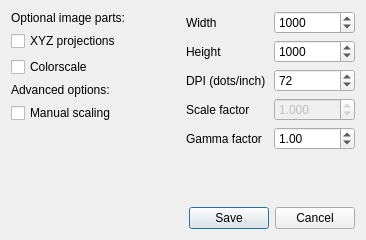
<?xml version="1.0" encoding="UTF-8"?>
<ui version="4.0">
 <class>ProjectionDialog</class>
 <widget class="QDialog" name="ProjectionDialog">
  <property name="windowModality">
   <enum>Qt::ApplicationModal</enum>
  </property>
  <property name="geometry">
   <rect>
    <x>0</x>
    <y>0</y>
    <width>366</width>
    <height>240</height>
   </rect>
  </property>
  <property name="windowTitle">
   <string>Screenshot</string>
  </property>
  <property name="modal">
   <bool>true</bool>
  </property>
  <layout class="QVBoxLayout" name="verticalLayout_2">
   <item>
    <layout class="QHBoxLayout" name="horizontalLayout_5">
     <item>
      <layout class="QVBoxLayout" name="verticalLayout">
       <item>
        <widget class="QLabel" name="labelParts">
         <property name="text">
          <string>Optional image parts:</string>
         </property>
        </widget>
       </item>
       <item>
        <widget class="QCheckBox" name="includeXYZProjection">
         <property name="text">
          <string>XYZ projections</string>
         </property>
         <property name="tristate">
          <bool>false</bool>
         </property>
        </widget>
       </item>
       <item>
        <widget class="QCheckBox" name="includeColorscale">
         <property name="text">
          <string>Colorscale</string>
         </property>
        </widget>
       </item>
       <item>
        <widget class="QLabel" name="labelAdvanced">
         <property name="text">
          <string>Advanced options:</string>
         </property>
        </widget>
       </item>
       <item>
        <widget class="QCheckBox" name="manualScaling">
         <property name="text">
          <string>Manual scaling</string>
         </property>
         <property name="tristate">
          <bool>false</bool>
         </property>
        </widget>
       </item>
       <item>
        <spacer name="verticalSpacer">
         <property name="orientation">
          <enum>Qt::Vertical</enum>
         </property>
         <property name="sizeHint" stdset="0">
          <size>
           <width>139</width>
           <height>277</height>
          </size>
         </property>
        </spacer>
       </item>
      </layout>
     </item>
     <item>
      <layout class="QGridLayout" name="gridLayout">
       <property name="horizontalSpacing">
        <number>6</number>
       </property>
       <item row="4" column="0">
        <widget class="QLabel" name="label_5">
         <property name="toolTip">
          <string>&lt;html&gt;&lt;head/&gt;&lt;body&gt;&lt;p&gt;For experts: Set Gamma factor of PNG format. Using 1.0 here will not set the Gamma correction in the file, which seems to work best on most systems today.&lt;/p&gt;&lt;/body&gt;&lt;/html&gt;</string>
         </property>
         <property name="text">
          <string>Gamma factor</string>
         </property>
        </widget>
       </item>
       <item row="2" column="0">
        <widget class="QLabel" name="label_3">
         <property name="toolTip">
          <string>&lt;html&gt;&lt;head/&gt;&lt;body&gt;&lt;p&gt;Resolution in dots per inch (DPI) in prints. Depending on the size of the print, values of 300 to 600 DPI may be appropriate.&lt;/p&gt;&lt;/body&gt;&lt;/html&gt;</string>
         </property>
         <property name="text">
          <string>DPI (dots/inch)</string>
         </property>
        </widget>
       </item>
       <item row="0" column="1">
        <widget class="QSpinBox" name="widthSpinner">
         <property name="toolTip">
          <string>&lt;html&gt;&lt;head/&gt;&lt;body&gt;&lt;p&gt;Width of the image in pixels.&lt;/p&gt;&lt;/body&gt;&lt;/html&gt;</string>
         </property>
         <property name="suffix">
          <string/>
         </property>
         <property name="minimum">
          <number>1</number>
         </property>
         <property name="maximum">
          <number>16768</number>
         </property>
         <property name="value">
          <number>1000</number>
         </property>
        </widget>
       </item>
       <item row="1" column="1">
        <widget class="QSpinBox" name="heightSpinner">
         <property name="toolTip">
          <string>&lt;html&gt;&lt;head/&gt;&lt;body&gt;&lt;p&gt;Height of the image in pixels.&lt;/p&gt;&lt;/body&gt;&lt;/html&gt;</string>
         </property>
         <property name="suffix">
          <string/>
         </property>
         <property name="minimum">
          <number>1</number>
         </property>
         <property name="maximum">
          <number>16768</number>
         </property>
         <property name="value">
          <number>1000</number>
         </property>
        </widget>
       </item>
       <item row="1" column="0">
        <widget class="QLabel" name="label_2">
         <property name="toolTip">
          <string>&lt;html&gt;&lt;head/&gt;&lt;body&gt;&lt;p&gt;Height of the image in pixels.&lt;/p&gt;&lt;/body&gt;&lt;/html&gt;</string>
         </property>
         <property name="text">
          <string>Height</string>
         </property>
        </widget>
       </item>
       <item row="2" column="1">
        <widget class="QSpinBox" name="dpiSpinner">
         <property name="toolTip">
          <string>&lt;html&gt;&lt;head/&gt;&lt;body&gt;&lt;p&gt;Resolution in dots per inch (DPI) in prints. Depending on the size of the print, values of 300 to 600 DPI may be appropriate.&lt;/p&gt;&lt;/body&gt;&lt;/html&gt;</string>
         </property>
         <property name="minimum">
          <number>1</number>
         </property>
         <property name="maximum">
          <number>30000</number>
         </property>
         <property name="value">
          <number>72</number>
         </property>
        </widget>
       </item>
       <item row="3" column="0">
        <widget class="QLabel" name="label_4">
         <property name="text">
          <string>Scale factor</string>
         </property>
        </widget>
       </item>
       <item row="3" column="1">
        <widget class="QDoubleSpinBox" name="scaleSpinner">
         <property name="enabled">
          <bool>false</bool>
         </property>
         <property name="decimals">
          <number>3</number>
         </property>
         <property name="minimum">
          <double>0.001000000000000</double>
         </property>
         <property name="maximum">
          <double>100.000000000000000</double>
         </property>
         <property name="value">
          <double>1.000000000000000</double>
         </property>
        </widget>
       </item>
       <item row="0" column="0">
        <widget class="QLabel" name="label">
         <property name="toolTip">
          <string>&lt;html&gt;&lt;head/&gt;&lt;body&gt;&lt;p&gt;Width of the image in pixels.&lt;/p&gt;&lt;/body&gt;&lt;/html&gt;</string>
         </property>
         <property name="text">
          <string>Width</string>
         </property>
        </widget>
       </item>
       <item row="4" column="1">
        <widget class="QDoubleSpinBox" name="gammaSpinner">
         <property name="toolTip">
          <string>&lt;html&gt;&lt;head/&gt;&lt;body&gt;&lt;p&gt;For experts: Set Gamma factor of PNG format. Using 1.0 here will not set the Gamma correction in the file, which seems to work best on most systems today.&lt;/p&gt;&lt;/body&gt;&lt;/html&gt;</string>
         </property>
         <property name="decimals">
          <number>2</number>
         </property>
         <property name="maximum">
          <double>5.000000000000000</double>
         </property>
         <property name="singleStep">
          <double>0.050000000000000</double>
         </property>
         <property name="value">
          <double>1.000000000000000</double>
         </property>
        </widget>
       </item>
       <item row="5" column="0">
        <spacer name="verticalSpacer_2">
         <property name="orientation">
          <enum>Qt::Vertical</enum>
         </property>
         <property name="sizeHint" stdset="0">
          <size>
           <width>20</width>
           <height>40</height>
          </size>
         </property>
        </spacer>
       </item>
      </layout>
     </item>
    </layout>
   </item>
   <item>
    <layout class="QHBoxLayout" name="horizontalLayout_3">
     <item>
      <spacer name="horizontalSpacer">
       <property name="orientation">
        <enum>Qt::Horizontal</enum>
       </property>
       <property name="sizeHint" stdset="0">
        <size>
         <width>40</width>
         <height>20</height>
        </size>
       </property>
      </spacer>
     </item>
     <item>
      <widget class="QDialogButtonBox" name="buttonBox">
       <property name="sizePolicy">
        <sizepolicy hsizetype="Maximum" vsizetype="Fixed">
         <horstretch>0</horstretch>
         <verstretch>0</verstretch>
        </sizepolicy>
       </property>
       <property name="orientation">
        <enum>Qt::Horizontal</enum>
       </property>
       <property name="standardButtons">
        <set>QDialogButtonBox::Cancel|QDialogButtonBox::Save</set>
       </property>
      </widget>
     </item>
    </layout>
   </item>
  </layout>
 </widget>
 <resources/>
 <connections>
  <connection>
   <sender>buttonBox</sender>
   <signal>accepted()</signal>
   <receiver>ProjectionDialog</receiver>
   <slot>accept()</slot>
   <hints>
    <hint type="sourcelabel">
     <x>551</x>
     <y>281</y>
    </hint>
    <hint type="destinationlabel">
     <x>157</x>
     <y>218</y>
    </hint>
   </hints>
  </connection>
  <connection>
   <sender>buttonBox</sender>
   <signal>rejected()</signal>
   <receiver>ProjectionDialog</receiver>
   <slot>reject()</slot>
   <hints>
    <hint type="sourcelabel">
     <x>551</x>
     <y>281</y>
    </hint>
    <hint type="destinationlabel">
     <x>286</x>
     <y>218</y>
    </hint>
   </hints>
  </connection>
  <connection>
   <sender>manualScaling</sender>
   <signal>toggled(bool)</signal>
   <receiver>scaleSpinner</receiver>
   <slot>setEnabled(bool)</slot>
   <hints>
    <hint type="sourcelabel">
     <x>446</x>
     <y>175</y>
    </hint>
    <hint type="destinationlabel">
     <x>493</x>
     <y>139</y>
    </hint>
   </hints>
  </connection>
 </connections>
</ui>
